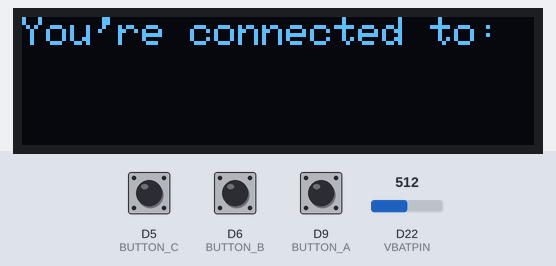
This sketch was run on a simulated Arduino MKR. Parts: 128×32 one-colour display. Inputs (shaded band) come from the test bench; at power-on: D5 (BUTTON_C) HIGH, D6 (BUTTON_B) HIGH, D9 (BUTTON_A) HIGH, D22 (VBATPIN) = 512. WiFi joins after 1.5 s; servers stay silent unless stated; the display library's start-up logo is not drawn; not simulated (calls return 0 or success): arduino_secrets.h; what the sketch prints to the serial monitor is not drawn.

Above: at 13.7 s.
13.8 s: D5 (BUTTON_C) pulled LOW for 0.15 s
At 14.6 s:
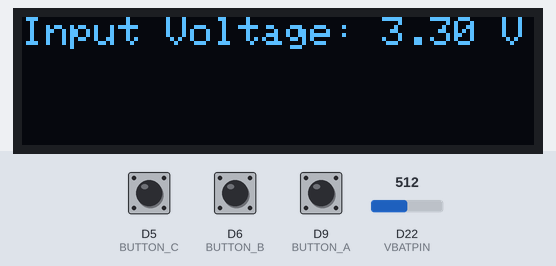
15.4 s: D6 (BUTTON_B) pulled LOW for 0.15 s
At 15.8 s:
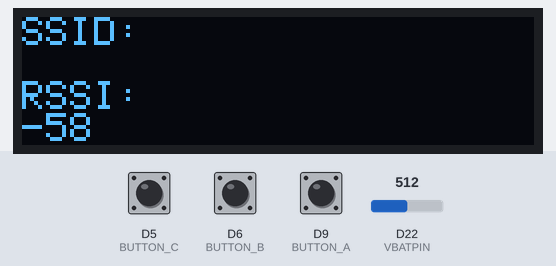
17.0 s: D9 (BUTTON_A) pulled LOW for 0.15 s
At 18.2 s:
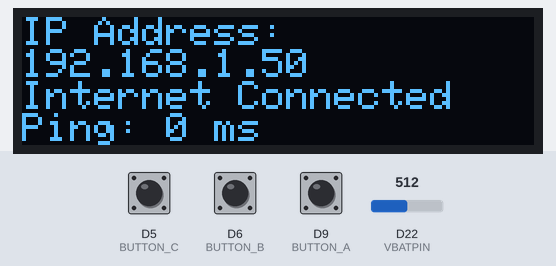
18.6 s: D5 (BUTTON_C) pulled LOW for 1 s
At 19.5 s:
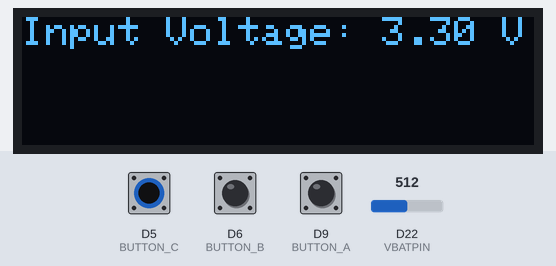
21.1 s: D9 (BUTTON_A) pulled LOW for 1 s
At 21.4 s:
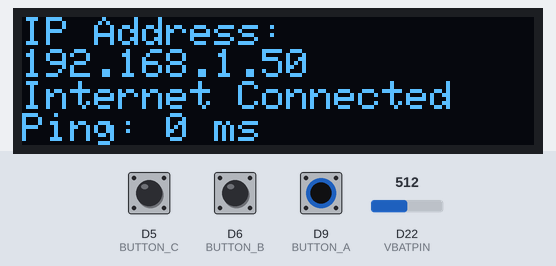
23.6 s: D6 (BUTTON_B) pulled LOW for 1 s
At 24.5 s:
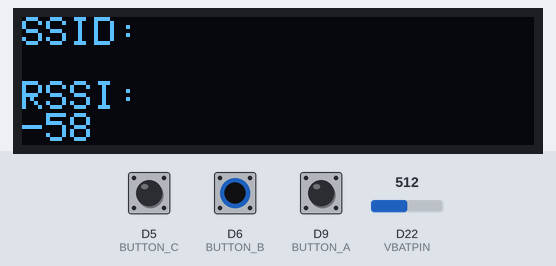
Timing chart, 0 to 26.6 s (numbered marks = the images above; inputs shaded):
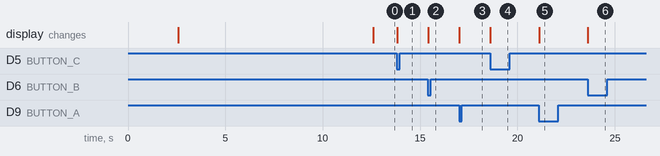

Measured:
- after the input at 13.8 s, the display: changes at once (image 1)
- after the input at 15.4 s, the display: changes at once (image 2)
- after the input at 17.0 s, the display: changes at once (image 3)
- after the input at 18.6 s, the display: changes at once (image 4)
- after the input at 21.1 s, the display: changes at once (image 5)
- after the input at 23.6 s, the display: changes at once (image 6)

The sketch:

ConnecttoDBLJ.ino
```cpp
/*

 This example connects to an unencrypted WiFi network.
 Then it prints the  MAC address of the WiFi shield,
 the IP address obtained, and other network details.

 Circuit:
 * WiFi shield attached

 created 13 July 2010
 by dlf (Metodo2 srl)
 modified 31 May 2012
 by Tom Igoe
 */
#include <SPI.h>
#include <Wire.h>
#include <WiFi101.h>
#include <Adafruit_SSD1306.h>

#include "arduino_secrets.h"
///////please enter your sensitive data in the Secret tab/arduino_secrets.h
char ssid[] = SECRET_SSID;        // your network SSID (name)
char pass[] = SECRET_PASS;    // your network password (use for WPA, or use as key for WEP)
int status = WL_IDLE_STATUS;     // the WiFi radio's status

// 32u4, M0, M4, nrf52840 and 328p
  #define BUTTON_A  9
  #define BUTTON_B  6
  #define BUTTON_C  5
  #define WIRE Wire
  Adafruit_SSD1306 display = Adafruit_SSD1306(128, 32, &WIRE);

#define VBATPIN A7

int pingResult;

void setup() {
  //Configure pins for Adafruit ATWINC1500 Feather
  WiFi.setPins(8,7,4,2);

  //Initialize serial and wait for port to open:
  Serial.begin(9600);
  display.begin(SSD1306_SWITCHCAPVCC, 0x3C); // Address 0x3C for 128x32

  pinMode(BUTTON_A, INPUT_PULLUP);
  pinMode(BUTTON_B, INPUT_PULLUP);
  pinMode(BUTTON_C, INPUT_PULLUP);

// Show image buffer on the display hardware.
  // Since the buffer is intialized with an Adafruit splashscreen
  // internally, this will display the splashscreen.
  display.display();
  delay(1000);

  // Clear the buffer.
  display.clearDisplay();
  display.display();

  display.setTextSize(1);
  display.setTextColor(SSD1306_WHITE);
  display.setCursor(0,0);
  display.display();

  // check for the presence of the shield:
  if (WiFi.status() == WL_NO_SHIELD) {
    display.println("WiFi shield not present");
    display.display();

    // don't continue:
    while (true);
  }

  // attempt to connect to WiFi network:
  while ( status != WL_CONNECTED) {

    display.println("Connecting to: ");
    display.print(ssid);
    // Connect to WPA/WPA2 network:
    status = WiFi.begin(ssid, pass);
  display.display();

    // wait 10 seconds for connection:
    delay(10000);
  }

  // you're connected now, so print out the data:
  display.clearDisplay();
  display.setCursor(0,0);
  display.println("You're connected to: ");
  display.print(ssid);
  display.display();
}

void loop() {
  if(!digitalRead(BUTTON_A)){
   printWiFiData();
  }
  if(!digitalRead(BUTTON_B)){
   printCurrentNet();
  }
  if(!digitalRead(BUTTON_C)){
   printPowerInfo();
  }
}

void printWiFiData() {
  // print your WiFi shield's IP address:
  IPAddress ip = WiFi.localIP();
  display.clearDisplay();
  display.setCursor(0,0);
  display.println("IP Address: ");
  display.println(ip);

  pingResult = WiFi.ping("www.google.com");
  if (pingResult >= 0){
    display.println("Internet Connected");
    display.print("Ping: ");
    display.print(pingResult);
    display.print(" ms");
  }
  else {
    display.print("No Internet Connection");
  }
  display.display();
}

void printCurrentNet() {
  // print the SSID of the network you're attached to:
  display.clearDisplay();
  display.setCursor(0,0);
  display.println("SSID: ");
  display.println(WiFi.SSID());

  // print the received signal strength:
  long rssi = WiFi.RSSI();
  display.println("RSSI: ");
  display.print(rssi);
  display.display();
}

void printPowerInfo() {
  float measuredvbat = analogRead(VBATPIN);
  measuredvbat *= 2;    // we divided by 2, so multiply back
  measuredvbat *= 3.3;  // Multiply by 3.3V, our reference voltage
  measuredvbat /= 1024; // convert to voltage
  Serial.print(measuredvbat);
  display.clearDisplay();
  display.setCursor(0,0);
  display.print("Input Voltage: ");
  display.print(measuredvbat);
  display.print(" V");
  display.display();
  }
```
